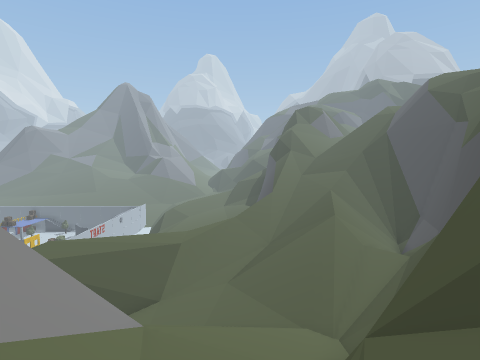
view 1 (above)

24 first-person views from a walk through a Unity game level. The camera is 1.5 m above the floor, tilts 4° down and sees 80° across. The floor is counted in squares, 2 m on a side. Each view is taken from the middle of a square. On the plan, view 1 faces up. The plan holds only what a view shows up to about 10 squares ahead; the rest is blank. The place goes on beyond the plan.

view 2
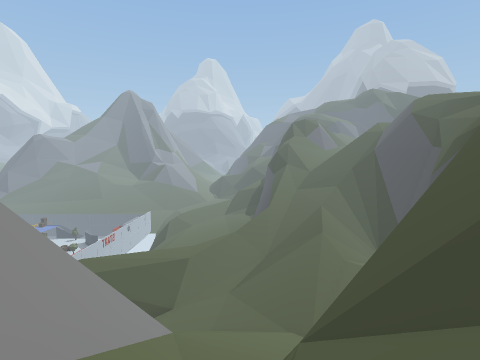

view 3
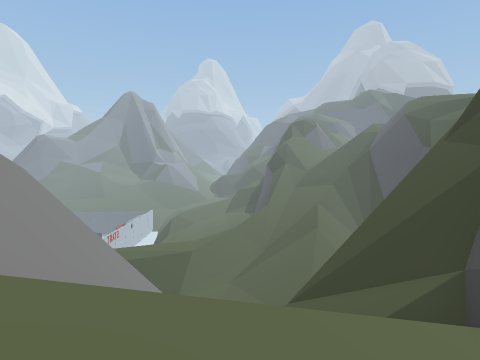

view 4
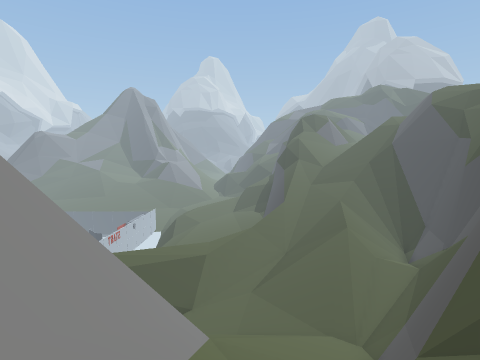

view 5
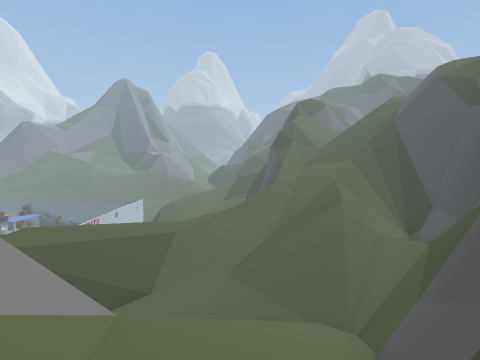

view 6
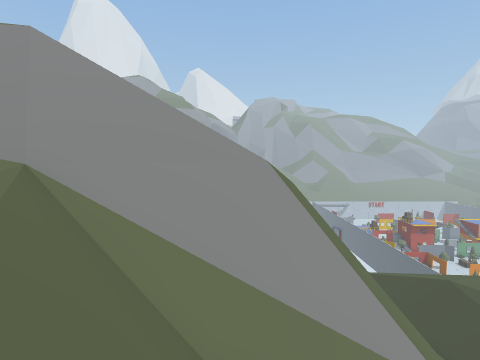

view 7
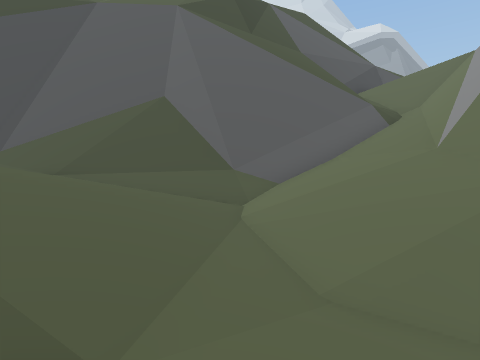

view 8
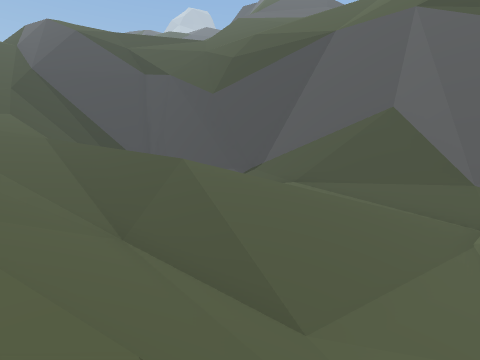

view 9
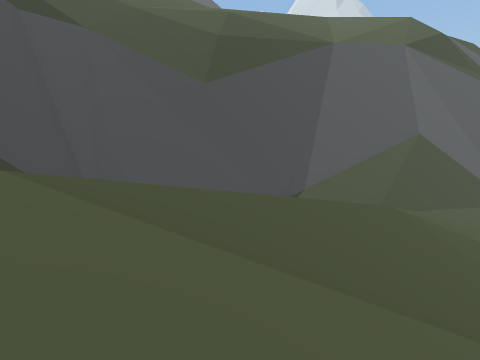

view 10
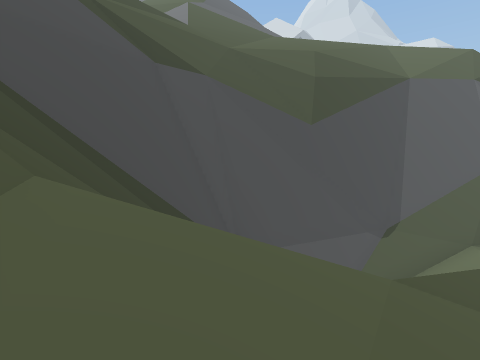

view 11
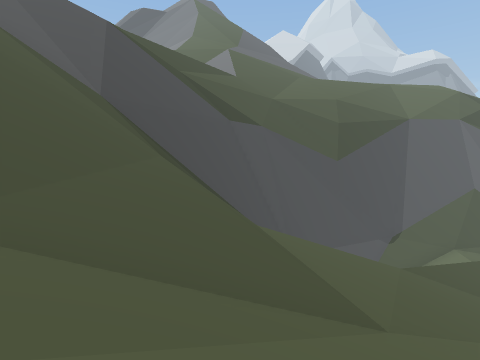

view 12
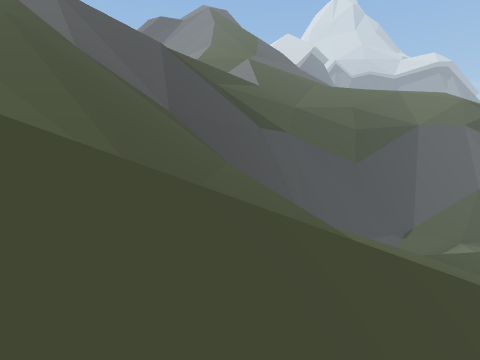

view 13
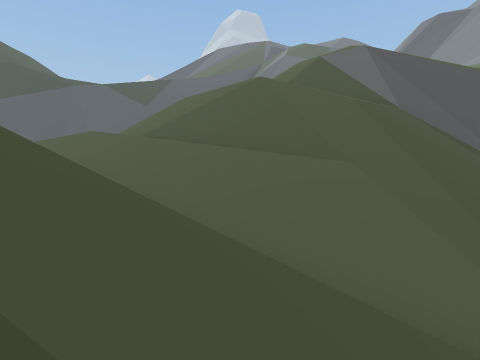

view 14
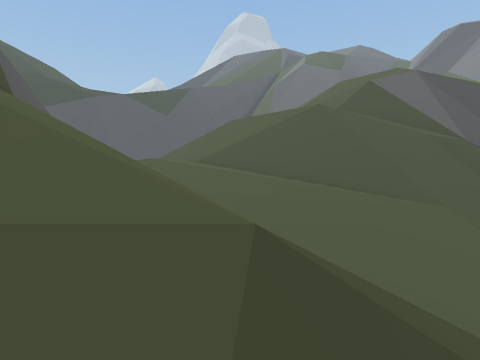

view 15
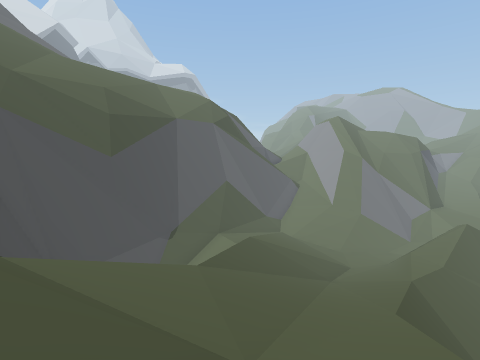

view 16
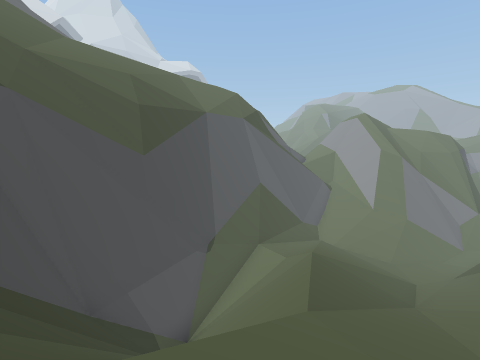

view 17
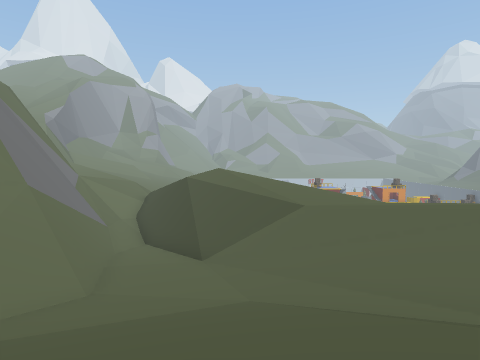

view 18
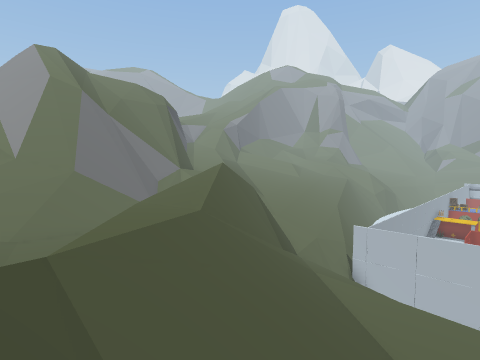

view 19
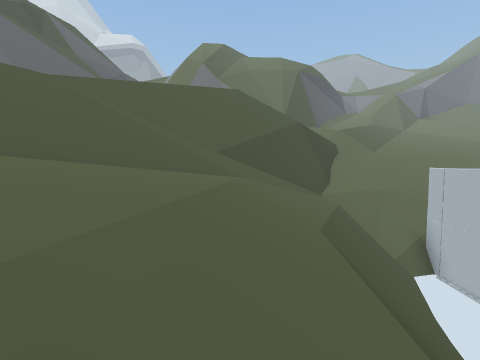

view 20
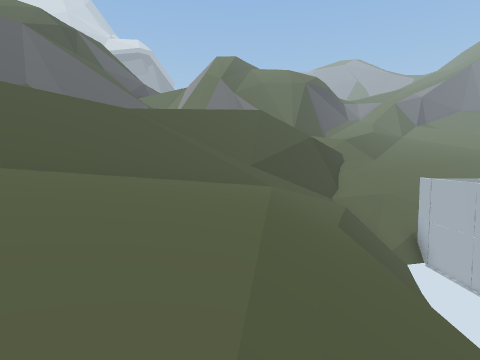

view 21
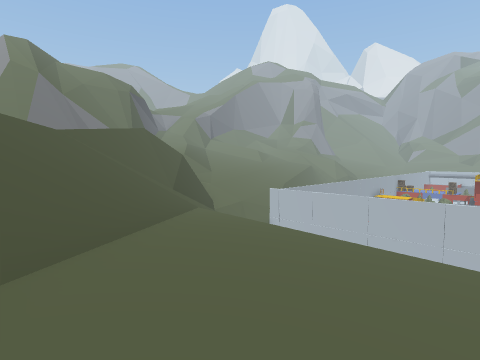

view 22
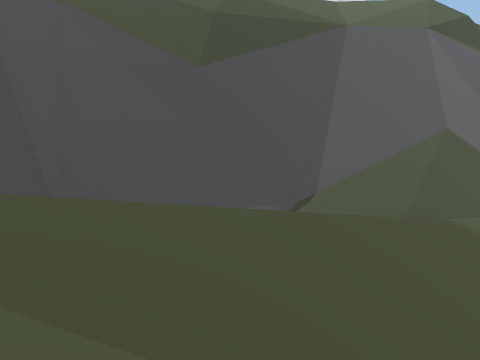

view 23
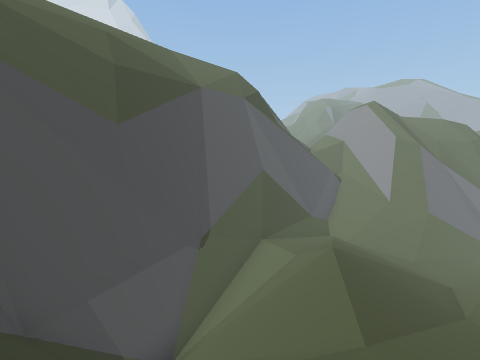

view 24
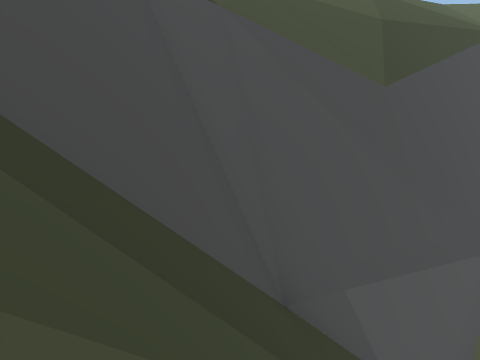

### Floor plan
Key: @ floor where view 1 was taken; # wall or solid block; . main floor; : floor 0.75 m higher than the main floor; - floor 1 m lower than the main floor; + floor 1.5 m higher than the main floor; * floor 3 m higher than the main floor; % floor 4 m higher than the main floor; & floor 17.5 m higher than the main floor; / step, stairs or slope; = window, fence, low wall or low ledge; ^ raised ledge; v drop or lower ground.
Columns run from 12 left of view 1 to 14 right of it. Each row starts with its distance up from view 1.
 36                      /v
 35                      v   //
 34                         ///
 33                         //&
 32                  /     ///#
 31                       ////#
 30                  /   ////#v
 29                      // #vv
 28                 //  ///////
 27                 //  ///////
 26                 ///////////
 25                  /////////#
 24                 /////////##
 23       /        /////////##v
 22      //...::   /////////# v
 21     //-...::   /////////# v
 20     //-...:/ ///////////#
 19    =//-.../////////  //##vv
 18   ////-../////////// //# vv
 17   ////-.//////////// //# vv
 16   ////-//////////////### vv
 15  //////////=/////////###vv/
 14  ///////=////////////#  vv/
 13 #////#^##%=//////////# vv//
 12 ///##^= //=//////////# vv/
 11 //##vv/////+/////%//##vv//
 10      ////#:+/////%#^^vv/
  9      vv#/:::+///*/^^vv//
  8      ##..:=//+///#^vv///
  7       #####/////#^ vv
  6       ### /////#^ vv
  5        #^^////##=vv
  4       vv=^#///#vv#v
  3       vvv ^//##v/#
  2         v #//#///
  1         /v#/////
  0         /v#/@//#
 -1         /v#////
 -2         /v^///
 -3         /v^//
 -4         /v

Where each view was taken, in squares from view 1:
view 1: 0 up, 0 right, facing up
view 2: 2 down, 0 right, facing up
view 3: 3 down, 0 right, facing up
view 4: 1 down, 1 left, facing up
view 5: 1 up, 0 right, facing up
view 6: 1 up, 3 right, facing left
view 7: 12 up, 3 left, facing down-right
view 8: 12 up, 4 left, facing right
view 9: 19 up, 3 right, facing down-right
view 10: 22 up, 5 right, facing down-right
view 11: 26 up, 4 right, facing down-right
view 12: 28 up, 4 right, facing down-right
view 13: 30 up, 5 right, facing right
view 14: 32 up, 5 right, facing right
view 15: 25 up, 5 right, facing down
view 16: 23 up, 7 right, facing down
view 17: 11 up, 4 right, facing left
view 18: 18 up, 0 right, facing down-left
view 19: 21 up, 7 left, facing down
view 20: 23 up, 6 left, facing down
view 21: 22 up, 1 left, facing down-left
view 22: 18 up, 4 right, facing down-right
view 23: 21 up, 7 right, facing down
view 24: 20 up, 8 right, facing down-right
